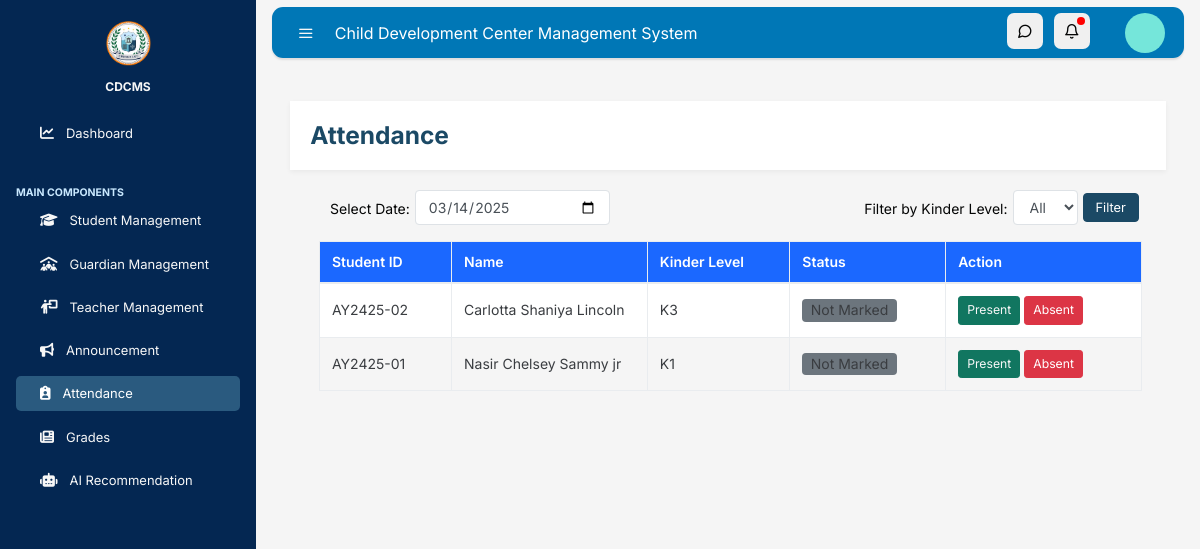
Screenshot of /teacher/attendance.php (signed in) with the database file from the repository.
### tables this page shows
CREATE TABLE `enrollment` (
  `id` int NOT NULL,
  `student_id` int NOT NULL,
  `schedule` text NOT NULL,
  `psa` text,
  `immunizationcard` text,
  `recentphoto` text,
  `guardianqcid` text
);

CREATE TABLE `student` (
  `id` int NOT NULL,
  `student_id` varchar(20) NOT NULL,
  `firstname` varchar(50) NOT NULL,
  `middlename` varchar(50) DEFAULT NULL,
  `lastname` varchar(50) NOT NULL,
  `suffix` varchar(10) DEFAULT NULL,
  `birthdate` date NOT NULL,
  `age` int NOT NULL,
  `sex` varchar(10) NOT NULL,
  `healthhistory` varchar(255) DEFAULT NULL,
  `date_created` timestamp NULL DEFAULT CURRENT_TIMESTAMP
);

### teacher/attendance.php (the view, shortened to what this page needs)
<?php
require_once '../config/database.php';
$selectedDate = isset($_GET['date']) ? $_GET['date'] : date('Y-m-d');
$itemsPerPage = 10;
$currentPage = isset($_GET['page']) ? (int)$_GET['page'] : 1;
$offset = ($currentPage - 1) * $itemsPerPage;
$whereClause = "";
$query = "SELECT s.id, s.student_id as student_number,
          CONCAT(s.firstname, ' ', IFNULL(s.middlename, ''), ' ', s.lastname, ' ', IFNULL(s.suffix, '')) AS full_name,
          e.schedule as kinder_level,
          a.status
          FROM student s
          JOIN enrollment e ON s.id = e.student_id
          LEFT JOIN attendance a ON s.id = a.student_id AND DATE(a.date) = :selected_date
          WHERE 1=1" . $whereClause . "
          ORDER BY s.lastname, s.firstname
          LIMIT :limit OFFSET :offset";
$stmt = $pdo->prepare($query);
$stmt->bindParam(':selected_date', $selectedDate);
$stmt->bindValue(':limit', $itemsPerPage, PDO::PARAM_INT);
$stmt->bindValue(':offset', $offset, PDO::PARAM_INT);
$stmt->execute();
$students = $stmt->fetchAll();
include './includes/header.php';
?>
<link rel="stylesheet" href="https://cdn.jsdelivr.net/npm/bootstrap-icons@1.11.3/font/bootstrap-icons.min.css">
<link rel="stylesheet" href="../assets/css/user_navbar.css">
<?php
include './includes/navbar.php';
include './includes/sidebar.php';
?>
<main role="main" class="main-content">
    <div class="container-fluid py-3">
        <div class="welcome-section">
            <h3 class="mb-0">Attendance</h3>
        </div>
        <div class="container-fluid px-4">
            <div class="row mt-3">
                <div class="col-md-6">
                    <div class="d-flex align-items-center">
                        <label for="attendance-date" style="margin: 2px 5px 0 8px;">Select Date:</label>
                        <input type="date" id="attendance-date" class="form-control w-50" value="<?php echo $selectedDate; ?>">
                    </div>
                </div>
                <div class="col-md-6">
                    <form method="GET" id="filter-form" class="d-flex align-items-center justify-content-end" style="gap: 5px;">
                        <label for="kinder_filter" style="margin: 2px 0 0 8px ;">Filter by Kinder Level:</label>
                        <select name="kinder_level" id="kinder_filter" class="form-control w-auto">
                            <option value="">All</option>
                        </select>
                        <button type="submit" class="btn btn-primary ms-2">Filter</button>
                    </form>
                </div>
            </div>
            <div class="table-responsive">
                <table class="table table-bordered table-striped table-sm mt-3">
                    <thead>
                        <tr>
                            <th class="bg-primary text-white" scope="col">Student ID</th>
                            <th class="bg-primary text-white" scope="col">Name</th>
                            <th class="bg-primary text-white" scope="col">Kinder Level</th>
                            <th class="bg-primary text-white" scope="col">Status</th>
                            <th class="bg-primary text-white" scope="col">Action</th>
                        </tr>
                    </thead>
                    <tbody>
                        <?php if (count($students) > 0): ?>
                            <?php foreach ($students as $student): ?>
                                <tr>
                                    <td><?php echo htmlspecialchars($student['student_number']); ?></td>
                                    <td><?php echo htmlspecialchars($student['full_name']); ?></td>
                                    <td><?php echo htmlspecialchars($student['kinder_level']); ?></td>
                                    <td id="status-<?php echo $student['id']; ?>">
                                        <?php if ($student['status']): ?>
                                            <span class="badge text-white <?php echo $student['status'] === 'Present' ? 'bg-success' : 'bg-danger'; ?>">
                                                <?php echo htmlspecialchars($student['status']); ?>
                                            </span>
                                        <?php else: ?>
                                            <span class="badge bg-secondary">Not Marked</span>
                                        <?php endif; ?>
                                    </td>
                                    <td>
                                        <button class="btn btn-sm btn-success change-attendance"
                                                data-student="<?php echo $student['id']; ?>"
                                                data-date="<?php echo $selectedDate; ?>"
                                                data-status="Present">
                                            Present
                                        </button>
                                        <button class="btn btn-sm btn-danger change-attendance"
                                                data-student="<?php echo $student['id']; ?>"
                                                data-date="<?php echo $selectedDate; ?>"
                                                data-status="Absent">
                                            Absent
                                        </button>
                                    </td>
                                </tr>
                            <?php endforeach; ?>
                        <?php else: ?>
                            <tr>
                                <td colspan="5" class="text-center">No students found.</td>
                            </tr>
                        <?php endif; ?>
                    </tbody>
                </table>
            </div>
        </div>
    </div>
</main>
<?php
include './includes/footer.php';
?>

### assets/css/user_navbar.css (style rules this page uses)
:root { --sidebar-bg: #2A5A7F; --sidebar-hover: #164670; --sidebar-active: #0d3a5f; --light-bg: #f5f5f5; --card-bg: #e9e9e9; }
body { min-height: 100vh; background-color: var(--light-bg); }
.main-content { margin-left: 250px; transition: all 0.3s; min-height: 100vh; }
.welcome-section { background-color: white; padding: 20px; margin-bottom: 20px; border-radius: 0; box-shadow: 0 2px 5px rgba(0, 0, 0, 0.05); }

### rows the page displays
enrollment: student.student_id "AY2425-02", full_name "Carlotta Shaniya Lincoln", schedule "K3"
enrollment: student.student_id "AY2425-01", full_name "Nasir Chelsey Sammy jr", schedule "K1"
